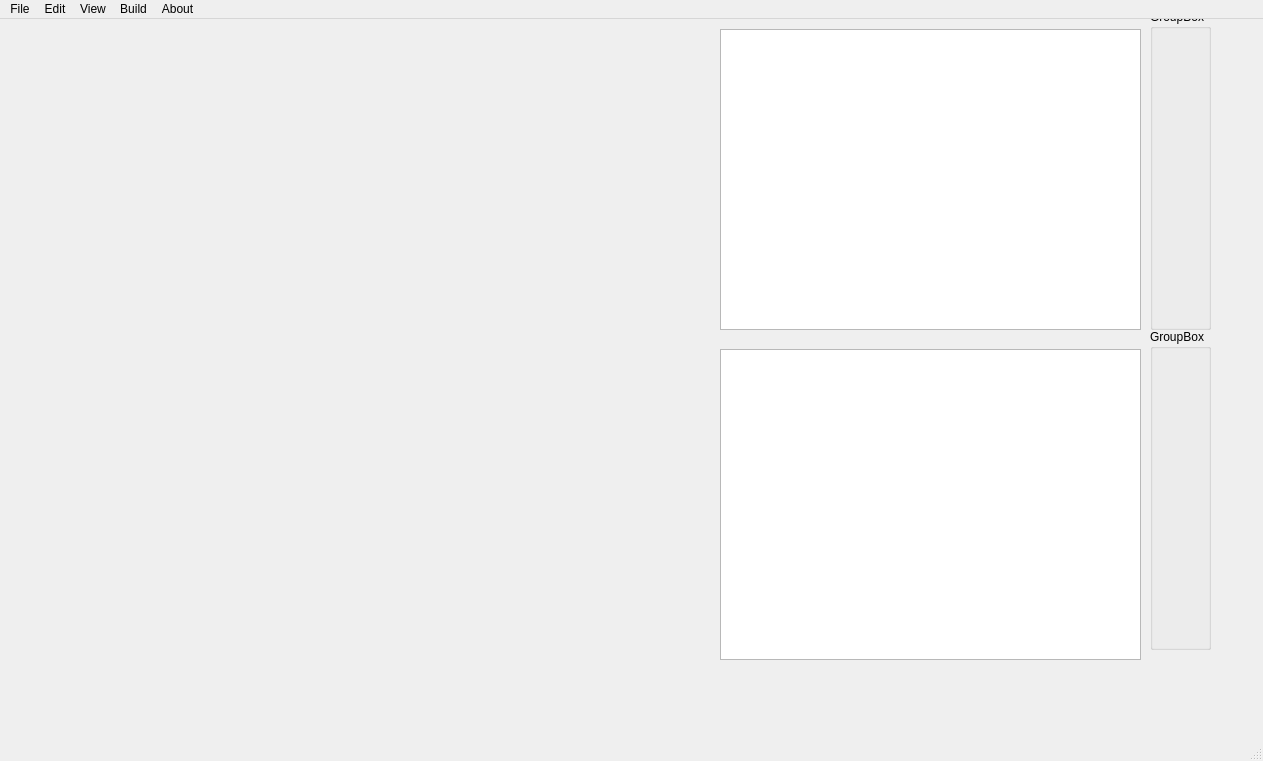
<?xml version="1.0" encoding="UTF-8"?>
<ui version="4.0">
 <class>MainWindow</class>
 <widget class="QMainWindow" name="MainWindow">
  <property name="geometry">
   <rect>
    <x>0</x>
    <y>0</y>
    <width>1263</width>
    <height>761</height>
   </rect>
  </property>
  <property name="windowTitle">
   <string>MainWindow</string>
  </property>
  <property name="styleSheet">
   <string notr="true">darktheme.qss</string>
  </property>
  <widget class="QWidget" name="centralwidget">
   <widget class="QGraphicsView" name="graphicsView">
    <property name="geometry">
     <rect>
      <x>720</x>
      <y>330</y>
      <width>421</width>
      <height>311</height>
     </rect>
    </property>
   </widget>
   <widget class="QGraphicsView" name="graphicsView_2">
    <property name="geometry">
     <rect>
      <x>720</x>
      <y>10</y>
      <width>421</width>
      <height>301</height>
     </rect>
    </property>
   </widget>
   <widget class="QGroupBox" name="groupBox">
    <property name="geometry">
     <rect>
      <x>1150</x>
      <y>-10</y>
      <width>61</width>
      <height>321</height>
     </rect>
    </property>
    <property name="title">
     <string>GroupBox</string>
    </property>
   </widget>
   <widget class="QGroupBox" name="groupBox_2">
    <property name="geometry">
     <rect>
      <x>1150</x>
      <y>310</y>
      <width>61</width>
      <height>321</height>
     </rect>
    </property>
    <property name="title">
     <string>GroupBox</string>
    </property>
   </widget>
  </widget>
  <widget class="QMenuBar" name="menubar">
   <property name="geometry">
    <rect>
     <x>0</x>
     <y>0</y>
     <width>1263</width>
     <height>21</height>
    </rect>
   </property>
   <widget class="QMenu" name="menuNew_Window">
    <property name="title">
     <string>File</string>
    </property>
    <addaction name="actionNew_Output"/>
    <addaction name="actionOpen_Last"/>
    <addaction name="actionSave_Output"/>
    <addaction name="actionClose"/>
    <addaction name="actionQuit"/>
   </widget>
   <widget class="QMenu" name="menuEdit">
    <property name="title">
     <string>Edit</string>
    </property>
    <addaction name="actionChoose_Dataset"/>
    <addaction name="actionChoose_Algorithms"/>
   </widget>
   <widget class="QMenu" name="menuView">
    <property name="title">
     <string>View</string>
    </property>
    <addaction name="actionPlot_1"/>
    <addaction name="actionPlot_2"/>
    <addaction name="actionPlot_3"/>
    <addaction name="actionDiagram_1"/>
    <addaction name="actionDiagram_2"/>
    <addaction name="actionDiagram_3"/>
    <addaction name="actionSet_of_Plots"/>
   </widget>
   <widget class="QMenu" name="menuBuild">
    <property name="title">
     <string>Build</string>
    </property>
    <addaction name="actionRun_and_Execute"/>
   </widget>
   <widget class="QMenu" name="menuAbout">
    <property name="title">
     <string>About</string>
    </property>
    <addaction name="actionVersion"/>
   </widget>
   <addaction name="menuNew_Window"/>
   <addaction name="menuEdit"/>
   <addaction name="menuView"/>
   <addaction name="menuBuild"/>
   <addaction name="menuAbout"/>
  </widget>
  <widget class="QStatusBar" name="statusbar"/>
  <action name="actionNew_Output">
   <property name="text">
    <string>New Output</string>
   </property>
  </action>
  <action name="actionOpen_Last">
   <property name="text">
    <string>Open Last</string>
   </property>
  </action>
  <action name="actionSave_Output">
   <property name="text">
    <string>Save Output</string>
   </property>
  </action>
  <action name="actionClose">
   <property name="text">
    <string>Close</string>
   </property>
  </action>
  <action name="actionQuit">
   <property name="text">
    <string>Quit</string>
   </property>
  </action>
  <action name="actionChoose_Dataset">
   <property name="text">
    <string>Choose Dataset</string>
   </property>
  </action>
  <action name="actionChoose_Algorithms">
   <property name="text">
    <string>Choose Algorithms</string>
   </property>
  </action>
  <action name="actionPlot_1">
   <property name="text">
    <string>Plot_1</string>
   </property>
  </action>
  <action name="actionPlot_2">
   <property name="text">
    <string>Plot_2</string>
   </property>
  </action>
  <action name="actionPlot_3">
   <property name="text">
    <string>Plot_3</string>
   </property>
  </action>
  <action name="actionDiagram_1">
   <property name="text">
    <string>Diagram_1</string>
   </property>
  </action>
  <action name="actionDiagram_2">
   <property name="text">
    <string>Diagram_2</string>
   </property>
  </action>
  <action name="actionDiagram_3">
   <property name="text">
    <string>Diagram_3</string>
   </property>
  </action>
  <action name="actionSet_of_Plots">
   <property name="text">
    <string>Set of Plots</string>
   </property>
  </action>
  <action name="actionRun_and_Execute">
   <property name="text">
    <string>Run and Execute</string>
   </property>
  </action>
  <action name="actionVersion">
   <property name="text">
    <string>Version</string>
   </property>
  </action>
 </widget>
 <resources/>
 <connections/>
</ui>
